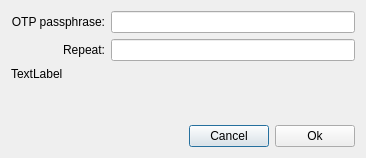
<?xml version="1.0" encoding="UTF-8"?>
<ui version="4.0">
 <class>SetOTPPasswordDialog</class>
 <widget class="QDialog" name="SetOTPPasswordDialog">
  <property name="geometry">
   <rect>
    <x>0</x>
    <y>0</y>
    <width>366</width>
    <height>158</height>
   </rect>
  </property>
  <property name="windowTitle">
   <string>Set OTP Password</string>
  </property>
  <layout class="QVBoxLayout" name="verticalLayout">
   <item>
    <layout class="QGridLayout" name="gridLayout">
     <item row="0" column="0">
      <widget class="QLabel" name="label">
       <property name="text">
        <string>OTP passphrase:</string>
       </property>
       <property name="alignment">
        <set>Qt::AlignRight|Qt::AlignTrailing|Qt::AlignVCenter</set>
       </property>
      </widget>
     </item>
     <item row="0" column="1">
      <widget class="QLineEdit" name="lineEditPass1"/>
     </item>
     <item row="1" column="0">
      <widget class="QLabel" name="label_2">
       <property name="text">
        <string>Repeat:</string>
       </property>
       <property name="alignment">
        <set>Qt::AlignRight|Qt::AlignTrailing|Qt::AlignVCenter</set>
       </property>
      </widget>
     </item>
     <item row="1" column="1">
      <widget class="QLineEdit" name="lineEditPass2"/>
     </item>
    </layout>
   </item>
   <item>
    <widget class="QLabel" name="labelStatusLabel">
     <property name="text">
      <string>TextLabel</string>
     </property>
    </widget>
   </item>
   <item>
    <spacer name="verticalSpacer">
     <property name="orientation">
      <enum>Qt::Vertical</enum>
     </property>
     <property name="sizeHint" stdset="0">
      <size>
       <width>20</width>
       <height>25</height>
      </size>
     </property>
    </spacer>
   </item>
   <item>
    <layout class="QHBoxLayout" name="horizontalLayout">
     <item>
      <spacer name="horizontalSpacer">
       <property name="orientation">
        <enum>Qt::Horizontal</enum>
       </property>
       <property name="sizeHint" stdset="0">
        <size>
         <width>40</width>
         <height>20</height>
        </size>
       </property>
      </spacer>
     </item>
     <item>
      <widget class="QPushButton" name="pushButtonCancel">
       <property name="text">
        <string>Cancel</string>
       </property>
      </widget>
     </item>
     <item>
      <widget class="QPushButton" name="pushButtonOk">
       <property name="text">
        <string>Ok</string>
       </property>
      </widget>
     </item>
    </layout>
   </item>
  </layout>
 </widget>
 <resources/>
 <connections/>
</ui>
